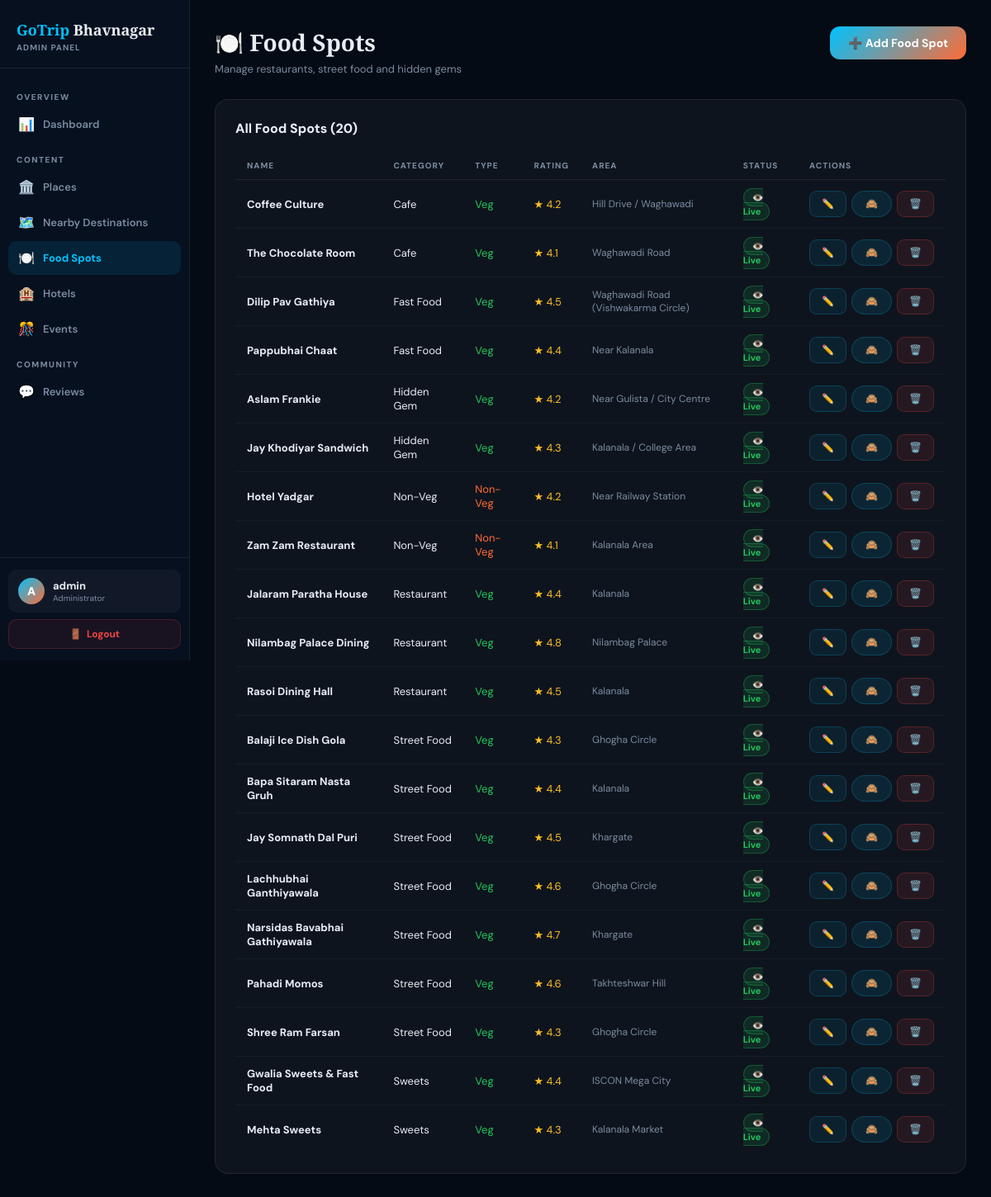
Screenshot of /admin/foods.php (signed in) with the database file from the repository.
### tables this page shows
CREATE TABLE IF NOT EXISTS foods (
  id         INT AUTO_INCREMENT PRIMARY KEY,
  name       VARCHAR(150) NOT NULL,
  food_type  VARCHAR(20),
  cat        VARCHAR(50),
  rating     DECIMAL(2,1),
  budget     VARCHAR(40),
  specialty  VARCHAR(150),
  area       VARCHAR(100),
  lat        DECIMAL(11,8),
  lng        DECIMAL(11,8),
  phone      VARCHAR(30),
  open_hrs   VARCHAR(100),
  descr      TEXT,
  tips       TEXT,
  must_try   TEXT,
  section    VARCHAR(20) DEFAULT 'city',
  visible    TINYINT DEFAULT 1,
  created_at DATETIME DEFAULT CURRENT_TIMESTAMP
);

### admin/foods.php (the view, shortened to what this page needs)
<?php
require_once '../db.php';
$foods=$conn->query("SELECT * FROM foods ORDER BY cat,name");
?>
<!DOCTYPE html>
<html lang="en"><head>
</head><body>
<?php include 'sidebar.php'; ?>
<div class="main">
  <div class="top-bar">
    <div><h1 class="page-title">🍽️ Food Spots</h1>
    <p class="page-sub">Manage restaurants, street food and hidden gems</p></div>
    <a href="foods.php?action=add" class="btn-primary">➕ Add Food Spot</a>
  </div>
  <div class="section-card">
    <div class="section-card-header"><h2 class="section-card-title">All Food Spots (<?=$foods->num_rows?>)</h2></div>
    <div class="table-wrap">
      <table class="data-table">
        <thead><tr><th>Name</th><th>Category</th><th>Type</th><th>Rating</th><th>Area</th><th>Status</th><th>Actions</th></tr></thead>
        <tbody>
          <?php while($f=$foods->fetch_assoc()): ?>
          <tr>
            <td><strong><?=htmlspecialchars($f['name'])?></strong></td>
            <td><?=htmlspecialchars($f['cat'])?></td>
            <td><span style="color:<?=$f['food_type']==='Veg'?'#22c55e':'#ff6b35'?>"><?=$f['food_type']?></span></td>
            <td style="color:#fbbf24">★ <?=$f['rating']?></td>
            <td style="font-size:12px;color:var(--muted)"><?=htmlspecialchars($f['area'])?></td>
            <td><?=$f['visible']?'<span class="badge-approved">👁️ Live</span>':'<span class="badge-hidden">🙈 Hidden</span>'?></td>
            <td><div style="display:flex;gap:6px">
              <a href="?edit=<?=$f['id']?>" class="btn-edit">✏️</a>
              <form method="POST" style="display:inline" onsubmit="return confirm('Toggle?')">
                <button class="btn-sm" type="submit"><?=$f['visible']?'🙈':'👁️'?></button>
              </form>
              <form method="POST" style="display:inline" onsubmit="return confirm('Delete?')">
                <button class="btn-danger" type="submit">🗑️</button>
              </form>
            </div></td>
          </tr>
          <?php endwhile; ?>
        </tbody>
      </table>
    </div>
  </div>
</div>
</body></html>

### rows the page displays
foods: name "Coffee Culture", cat "Cafe", food_type "Veg", rating "4.2", area "Hill Drive / Waghawadi", visible "👁️ Live"
foods: name "The Chocolate Room", cat "Cafe", food_type "Veg", rating "4.1", area "Waghawadi Road", visible "👁️ Live"
foods: name "Dilip Pav Gathiya", cat "Fast Food", food_type "Veg", rating "4.5", area "Waghawadi Road (Vishwakarma Circle)", visible "👁️ Live"
foods: name "Pappubhai Chaat", cat "Fast Food", food_type "Veg", rating "4.4", area "Near Kalanala", visible "👁️ Live"
foods: name "Aslam Frankie", cat "Hidden Gem", food_type "Veg", rating "4.2", area "Near Gulista / City Centre", visible "👁️ Live"
foods: name "Jay Khodiyar Sandwich", cat "Hidden Gem", food_type "Veg", rating "4.3", area "Kalanala / College Area", visible "👁️ Live"
foods: name "Hotel Yadgar", cat "Non-Veg", food_type "Non-Veg", rating "4.2", area "Near Railway Station", visible "👁️ Live"
foods: name "Zam Zam Restaurant", cat "Non-Veg", food_type "Non-Veg", rating "4.1", area "Kalanala Area", visible "👁️ Live"
foods: name "Jalaram Paratha House", cat "Restaurant", food_type "Veg", rating "4.4", area "Kalanala", visible "👁️ Live"
foods: name "Nilambag Palace Dining", cat "Restaurant", food_type "Veg", rating "4.8", area "Nilambag Palace", visible "👁️ Live"
foods: name "Rasoi Dining Hall", cat "Restaurant", food_type "Veg", rating "4.5", area "Kalanala", visible "👁️ Live"
foods: name "Balaji Ice Dish Gola", cat "Street Food", food_type "Veg", rating "4.3", area "Ghogha Circle", visible "👁️ Live"
foods: name "Bapa Sitaram Nasta Gruh", cat "Street Food", food_type "Veg", rating "4.4", area "Kalanala", visible "👁️ Live"
foods: name "Jay Somnath Dal Puri", cat "Street Food", food_type "Veg", rating "4.5", area "Khargate", visible "👁️ Live"
foods: name "Lachhubhai Ganthiyawala", cat "Street Food", food_type "Veg", rating "4.6", area "Ghogha Circle", visible "👁️ Live"
foods: name "Narsidas Bavabhai Gathiyawala", cat "Street Food", food_type "Veg", rating "4.7", area "Khargate", visible "👁️ Live"
foods: name "Pahadi Momos", cat "Street Food", food_type "Veg", rating "4.6", area "Takhteshwar Hill", visible "👁️ Live"
foods: name "Shree Ram Farsan", cat "Street Food", food_type "Veg", rating "4.3", area "Ghogha Circle", visible "👁️ Live"
foods: name "Gwalia Sweets & Fast Food", cat "Sweets", food_type "Veg", rating "4.4", area "ISCON Mega City", visible "👁️ Live"
foods: name "Mehta Sweets", cat "Sweets", food_type "Veg", rating "4.3", area "Kalanala Market", visible "👁️ Live"

### other values shown
$icon "📊 🏛️ 🗺️ 🍽️ 🏨 🎊 💬"
$label "Dashboard Places Nearby Destinations Food Spots Hotels Events Reviews"
substr($_SESSION['admin_username'],0,1) "A"
$_SESSION['admin_username'] "admin"
$foods->num_rows "20"
